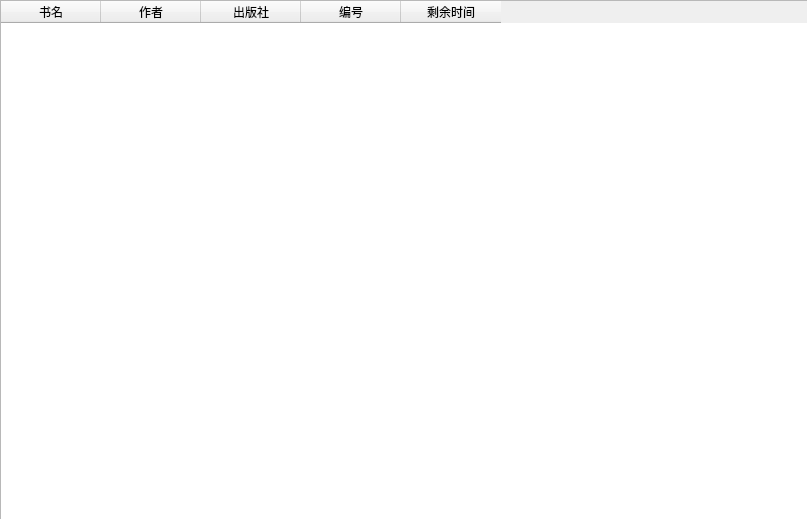
<?xml version="1.0" encoding="UTF-8"?>
<ui version="4.0">
 <class>BookList</class>
 <widget class="QWidget" name="BookList">
  <property name="geometry">
   <rect>
    <x>0</x>
    <y>0</y>
    <width>807</width>
    <height>519</height>
   </rect>
  </property>
  <property name="sizePolicy">
   <sizepolicy hsizetype="Expanding" vsizetype="Expanding">
    <horstretch>0</horstretch>
    <verstretch>0</verstretch>
   </sizepolicy>
  </property>
  <property name="windowTitle">
   <string>Form</string>
  </property>
  <widget class="QTableWidget" name="tableWidget">
   <property name="geometry">
    <rect>
     <x>0</x>
     <y>0</y>
     <width>811</width>
     <height>521</height>
    </rect>
   </property>
   <column>
    <property name="text">
     <string>书名</string>
    </property>
   </column>
   <column>
    <property name="text">
     <string>作者</string>
    </property>
   </column>
   <column>
    <property name="text">
     <string>出版社</string>
    </property>
   </column>
   <column>
    <property name="text">
     <string>编号</string>
    </property>
   </column>
   <column>
    <property name="text">
     <string>剩余时间</string>
    </property>
   </column>
  </widget>
 </widget>
 <resources/>
 <connections/>
</ui>
